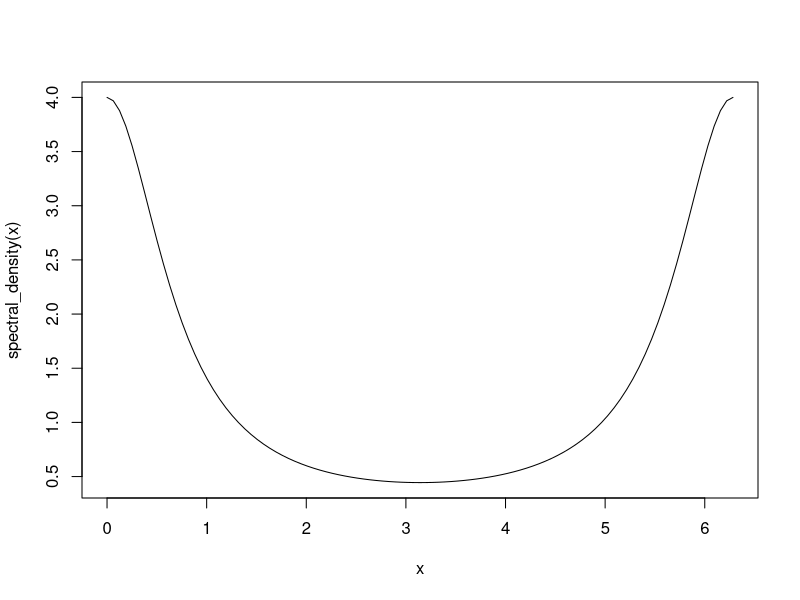
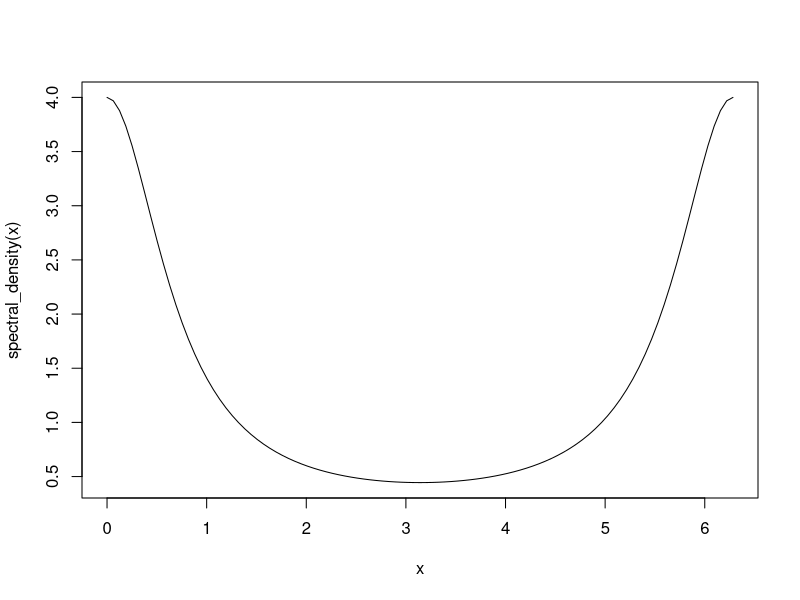

Here is the R script that generated these plots, in order:
n <- 1000
phi <- 0.5

acvs <- phi**(0:(n-1)) * (1/(1 - phi**2))
  
Gamma <- toeplitz(acvs)

eigenvalues <- eigen(Gamma)$values
print(range(eigenvalues))
# [1] 0.4444454 3.9999215

spectral_density <- function(omega) {
  1 / (1 - 2 * phi * cos(omega) + phi**2)
}

curve(spectral_density, from = 0, to = 2 * pi)
print(range(curve(spectral_density, from = 0, to = 2 * pi)$y))
# [1] 0.4444444 4.0000000
